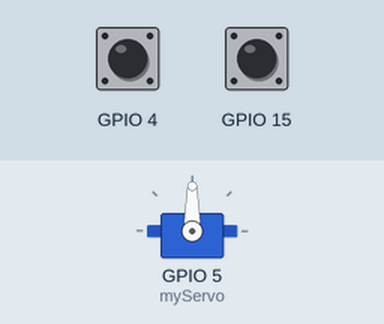
Simulated run of this sketch. Board: ESP32. Shown: servo. Inputs (shaded band) come from the test bench; at power-on: GPIO 4 HIGH, GPIO 15 HIGH. What the sketch prints to the serial monitor is not drawn.

Above: at 2.2 s.
2.3 s: GPIO 4 pulled LOW for 0.15 s
At 2.45 s:
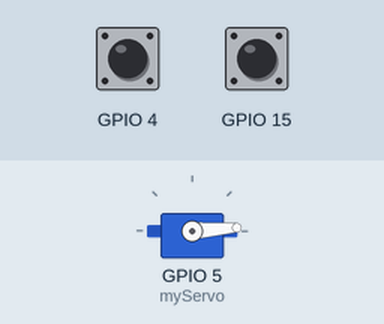
5.3 s: GPIO 15 pulled LOW for 0.15 s
At 11.1 s:
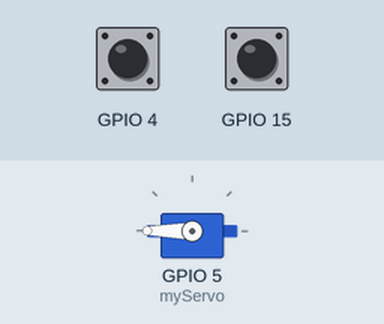
11.4 s: GPIO 4 pulled LOW for 1 s
At 12.15 s:
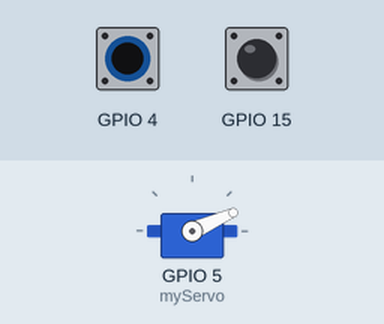
14.4 s: GPIO 15 pulled LOW for 1 s
Timing chart, 0 to 18.4 s (numbered marks = the images above; inputs shaded):
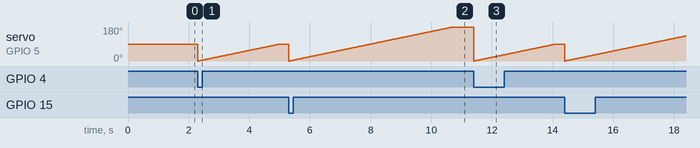

The sketch:

ESP32_servo_touch.ino
```cpp
#include <ESP32Servo.h>
Servo myServo;
void setup() {
  Serial.begin(115200);
  delay(1000);
  Serial.printf("ESP Touch Test");
  myServo.attach(5);

  // put your setup code here, to run once:

}

void loop() {
int a,b,i;
Serial.println("pin 4=");
a=touchRead(4);
Serial.println(a);

  if(a<=30)
  {
    for(int i=0;i<90;i++)
    {
      myServo.write(i);
      delay(30);
    }
  }
  // put your main code here, to run repeatedly:
  b=touchRead(15);
Serial.println(b);

  if(b<=30)
  {
    for(int i=0;i<=180;i++)
    {
      myServo.write(i);
      delay(30);
    }
  }
}
```
